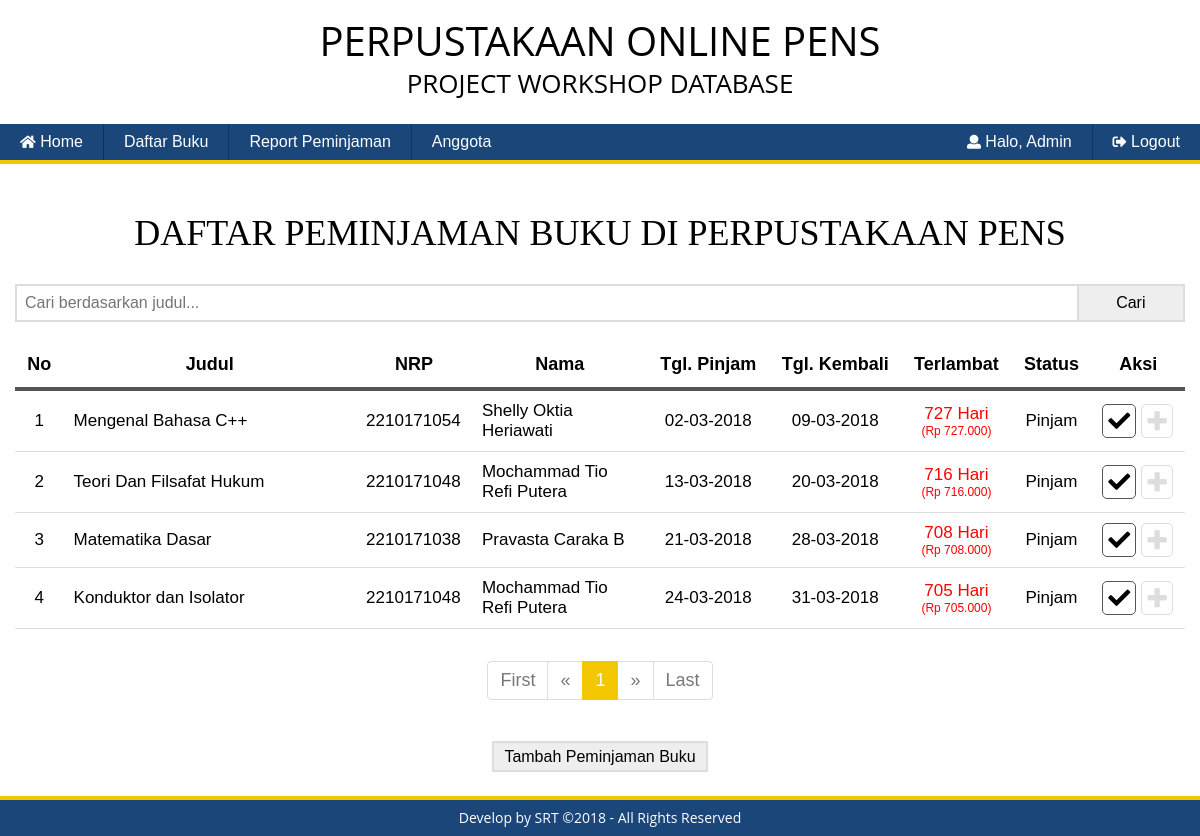
/admin/?page=transaksi (signed in), run on the app's committed database.
### tables this page shows
CREATE TABLE `report` (
  `id` int(3) NOT NULL,
  `nrp` varchar(11) NOT NULL,
  `nama` varchar(100) NOT NULL,
  `judul` varchar(100) NOT NULL,
  `tgl_pinjam` varchar(100) NOT NULL,
  `tgl_kembali` varchar(100) NOT NULL,
  `status` enum('Pinjam','Selesai') NOT NULL
);

### src/admin/report/denda.php (called while the page is built)
<?php
	function telat($tgl_kembali, $tgl_hariini){
		$tgl_kembali_explode = explode("-", $tgl_kembali);
		$tgl_kembali_explode = $tgl_kembali_explode[2]."-".$tgl_kembali_explode[1]."-".$tgl_kembali_explode[0];
		$tgl_hariini_explode = explode("-", $tgl_hariini);
		$tgl_hariini_explode = $tgl_hariini_explode[2]."-".$tgl_hariini_explode[1]."-".$tgl_hariini_explode[0];
		$selisih = strtotime($tgl_hariini_explode) - strtotime($tgl_kembali_explode);
		$selisih = $selisih/86400;
		if($selisih>=1)
			$hasil = floor($selisih);
		else
			$hasil = 0;
		return $hasil;
	}
?>

### src/admin/report/daftar_transaksi.php (the view, shortened to what this page needs)
<div class="container">
	<div class="row">
		<br><h1 style="text-transform: uppercase; margin: 10px 0; font-family: Verdana">Daftar Peminjaman Buku di Perpustakaan PENS</h1><br>
		<table cellspacing="0" width="100%">
			<tr>
				<td class="baris-cari">
					<form action="" method="post" style="width: 100%; margin-bottom: 0;">
						<div class="input-group" style="display: flex">
							<input class="input-group-field" type="text" name="input_cari" placeholder="Cari berdasarkan judul..." title="Cari Buku yang Di Pinjam?" >
							<input class="btn-edit" type="submit" name="cari2" value="Cari" style="width: 10%; margin-left: -2px">
						</div>
					</form>
				</td>
			</tr>
		</table>
		<br>
	</div>
	<div class="row">
		<table cellspacing="0" width="100%">
			<tr>
				<th class="baris-header"><div style="font-size: 18px;margin: 0 auto;font-weight:600;">No</div></th>
				<th class="baris-header" style="width: 25%;"><div style="font-size: 18px;margin: 0 auto;font-weight:600;">Judul</div></th>
				<th class="baris-header"><div style="font-size: 18px;margin: 0 auto;font-weight:600;">NRP</div></th>
				<th class="baris-header" style="width: 15%;"><div style="font-size: 18px;margin: 0 auto;font-weight:600;">Nama</div></th>
				<th class="baris-header"><div style="font-size: 18px;margin: 0 auto;font-weight:600;">Tgl. Pinjam</div></th>
				<th class="baris-header"><div style="font-size: 18px;margin: 0 auto;font-weight:600;">Tgl. Kembali</div></th>
				<th class="baris-header"><div style="font-size: 18px;margin: 0 auto;font-weight:600;">Terlambat</div></th>
				<th class="baris-header"><div style="font-size: 18px;margin: 0 auto;font-weight:600;">Status</div></th>
				<th class="baris-header" colspan="2" style="width: 8%"><div style="font-size: 18px;margin: 0 auto;font-weight:600;">Aksi</div></th>
			</tr>
			<?php
				$input_cari = @$_POST['input_cari'];
				$cari 		= @$_POST['cari2'];
				$limit 		= 10;
				$page 		= (isset($_GET['p']))? $_GET['p'] : 1;
				$mulai 		= ($page - 1) * $limit;
				$no 		= $mulai+1;
				if($cari){
					if($input_cari != "") {
						$sql = $koneksi->query("SELECT * FROM report WHERE judul LIKE '%$input_cari%' LIMIT $mulai, $limit");
					} else {
						$sql = $koneksi->query("SELECT * FROM report WHERE status='Pinjam' ORDER BY tgl_pinjam ASC LIMIT $mulai, $limit");
					}
				} else {
					$sql = $koneksi->query("SELECT * FROM report WHERE status='Pinjam' ORDER BY tgl_pinjam ASC LIMIT $mulai, $limit");
				}
				$cek 		= $sql->num_rows;
				if($cek < 1) {
			?>
			<tr>
				<td colspan="8" class="baris-data"><div style="text-align: center;font-size: 17px; padding: 20px">Data Tidak Ditemukan</div></td>
			</tr>
			<?php
				} else {
					while($data = $sql->fetch_assoc()) {
			?>
			<tr class="baris-data">
				<td><div style="text-align: center;font-size: 17px"><?= $no++; ?></div></td>
				<td style="width: 25%;"><div style="text-align: left;font-size: 17px"><?= $data['judul']; ?></div></td>
				<td><div style="text-align: left;font-size: 17px"><?= $data['nrp']; ?></div></td>
				<td style="width: 15%;"><div style="text-align: left;font-size: 17px"><?= $data['nama']; ?></div></td>
				<td><div style="text-align: center;font-size: 17px;"><?= $data['tgl_pinjam']; ?></div></td>
				<td><div style="text-align: center;font-size: 17px"><?= $data['tgl_kembali']; ?></div></td>
				<td><div style="text-align: center;font-size: 17px">
					<?php
						if($data['status'] == "Pinjam") {
							$nominal_denda = 1000;
							$tgl_kembali2 = $data['tgl_kembali'];
							$tgl_hariini2 = date('Y-m-d');
							$hari = telat($tgl_kembali2, $tgl_hariini2);
							$denda = $hari * $nominal_denda;
							$format_denda = number_format($denda, 0, ',', '.');
							if($hari>0)
								echo "<div style='color: red'>$hari Hari<br><div style='font-size: 12px'>(Rp $format_denda)</div></div>";
							else
								echo "<div style='color: green'>-</div>";
						}
					?>
				</div></td>
				<td><div style="text-align: center;font-size: 17px"><?= $data['status']; ?></div></td>
					<?php
						if($hari > 0) {
					?>
				<td align="center" style="padding-right: 1px; width: 4%"><div style="text-align: center; font-size: 22px;">
					<a href="?page=transaksi&action=selesai&id=<?= $data['id']; ?>&judul=<?= $data['judul']; ?>" title="Sudah Dikembalikan"><i class="fas fa-check btn-fa btn-fa-succes"></i></a>
				</div></td>
				<td align="center" style="padding-left: 1px; width: 4%"><div style="text-align: center;font-size: 22px">
					<a><i class="fa fa-plus btn-fa-disabled"></i></a>
				</div></td>
					<?php
						}
					?>
			</tr>
			<?php
					}
			?>
			<tr>
				<td colspan="10" class="baris-paging">
					<ul class="pagination">
					<?php
						if($page == 1){
					?>
							<li class="disabled"><a href="#">First</a></li>
							<li class="disabled"><a href="#">&laquo;</a></li>
					<?php
					} else {
						$link_prev = ($page > 1)? $page - 1 : 1;
					?>
							<li><a href="?page=transaksi&p=1">First</a></li>
							<li><a href="?page=transaksi&p=<?php echo $link_prev; ?>">&laquo;</a></li>
					<?php
					}
					?>
					<?php
						$sql2 = $koneksi->query("SELECT COUNT(*) AS jumlah FROM report");
						$get_jumlah = $sql2->fetch_assoc();
						$jumlah_page = ceil($get_jumlah['jumlah'] / $limit);
						$jumlah_number = 3;
						$start_number = ($page > $jumlah_number)? $page - $jumlah_number : 1;
						$end_number = ($page < ($jumlah_page - $jumlah_number))? $page + $jumlah_number : $jumlah_page;
						for($i = $start_number; $i <= $end_number; $i++){
							$link_active = ($page == $i)? ' class="active"' : '';
					?>
						<li <?php echo $link_active; ?>><a href="?page=transaksi&p=<?php echo $i; ?>"><?php echo $i; ?></a></li>
					<?php
					}
					?>
					<?php
						if($page == $jumlah_page){
					?>
						<li class="disabled"><a href="#">&raquo;</a></li>
						<li class="disabled"><a href="#">Last</a></li>
					<?php
						} else {
							$link_next = ($page < $jumlah_page)? $page + 1 : $jumlah_page;
					?>
						<li><a href="?page=transaksi&p=<?php echo $link_next; ?>">&raquo;</a></li>
						<li><a href="?page=transaksi&p=<?php echo $jumlah_page; ?>">Last</a></li>
					<?php
						}
					?>
					</ul>
				</td>
			</tr>
			<?php
				}
			?>
			<tr style="text-align: center">
				<td colspan="10"><br><a href="?page=transaksi&action=tambah" class="btn-edit" title="Tambah Buku">Tambah Peminjaman Buku</a></td>
			</tr>
		</table>
	</div>
</div>

### src/css/style.css (style rules this page uses)
a { color: #000; text-decoration: none; }
ul { font-size: 30px; margin-left: 0px; margin-bottom: 30px; font-family: Arial }
.input-group { display: flex; }
.input-group .input-group-field { border: 2px solid #ddd; padding: 8px; width: 100%; z-index: 0 }
.body { background: #50504F url(../assets/gbck.gif); font-family: "Helvetica Neue", Helvetica, Arial, sans-serif; font-size: 14px; line-height: 1.42857143; color: #000; background-color: #fff; margin: 0; }
.btn-edit { padding: 5px 10px; border: 2px solid #ddd; background-color: #eee; }
.btn-fa { padding: 5px; border: 1px solid #555; border-radius: 5px; }
.btn-fa-disabled { padding: 5px; border: 1px solid #ddd; border-radius: 5px; color: #ddd; cursor: not-allowed; }
table { border-collapse: collapse;text-align: center;font-family: Arial }
td { padding: 10px }
.baris-header { border-bottom: 4px solid #555; font-size: 18px; padding: 12px; text-align: center; vertical-align: middle }
.baris-paging { border: 0; padding: 12px; padding-bottom: 0 }
.baris-data { border-bottom: 1px solid #ddd; border-top: 1px solid #ddd; color: #000; padding: 10px; vertical-align: middle }
.baris-cari { padding: 0 }
.pagination { display:inline-block; padding-left:0; margin: 0; border-radius: 4px; font-size: 18px; font-family: Arial; }
.pagination li { display:inline }
.pagination li a, .pagination li span { position:relative; float:left; padding:6px 12px; margin-left:-1px; text-decoration:none; background-color:#fff; border:1px solid #ddd }
.pagination li:first-child a, .pagination li:first-child span { margin-left:0; border-top-left-radius:4px; border-bottom-left-radius:4px }
.pagination li:last-child a, .pagination li:last-child span { border-top-right-radius:4px; border-bottom-right-radius:4px }
.pagination .active a, .pagination .active a:focus, .pagination .active a:hover, .pagination .active span, .pagination .active span:focus, .pagination .active span:hover { z-index:3; color:#fff; cursor:default; background-color:#f3c701; border-color:#f3c701 }
.pagination .disabled a,.pagination .disabled a:focus,.pagination .disabled a:hover,.pagination .disabled span,.pagination .disabled span:focus,.pagination .disabled span:hover { color:#777; cursor:not-allowed; background-color:#fff; border-color:#ddd }

### data on the page
report: judul "Mengenal Bahasa C++", nrp "2210171054", nama "Shelly Oktia Heriawati", tgl_pinjam "02-03-2018", tgl_kembali "09-03-2018", tgl_kembali "727", format_denda "727.000", status "Pinjam"
report: judul "Teori Dan Filsafat Hukum", nrp "2210171048", nama "Mochammad Tio Refi Putera", tgl_pinjam "13-03-2018", tgl_kembali "20-03-2018", tgl_kembali "716", format_denda "716.000", status "Pinjam"
report: judul "Matematika Dasar", nrp "2210171038", nama "Pravasta Caraka B", tgl_pinjam "21-03-2018", tgl_kembali "28-03-2018", tgl_kembali "708", format_denda "708.000", status "Pinjam"
report: judul "Konduktor dan Isolator", nrp "2210171048", nama "Mochammad Tio Refi Putera", tgl_pinjam "24-03-2018", tgl_kembali "31-03-2018", tgl_kembali "705", format_denda "705.000", status "Pinjam"

### other printed values
$nama "Admin"
